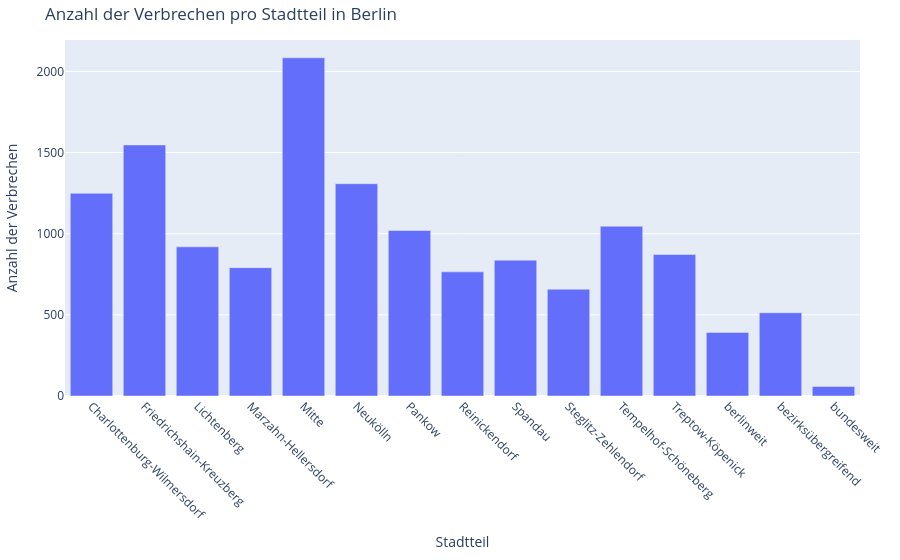

Here is the notebook cell this chart was saved with:
### Code cell
import plotly.express as px

fig = px.bar(loc_df['gesamt'], 
             title="Anzahl der Verbrechen pro Stadtteil in Berlin", 
             labels={'gesamt': 'Anzahl der Verbrechen', 'Stadtteil': 'Stadtteil'}, color_continuous_scale='Viridis')

# Achsenbeschriftung und Layout anpassen
fig.update_layout(
    xaxis_title='Stadtteil',
    yaxis_title='Anzahl der Verbrechen',
    xaxis_tickangle=45,  
    margin=dict(l=40, r=40, t=40, b=60),  
    showlegend=False
)

fig.show()

### Figure 1 — Plotly figure (JSON) as saved in the notebook; plotly's stock layout.template omitted (floating-point values rounded to 4 significant figures)
{"data": [{"alignmentgroup": "True", "hovertemplate": "variable=gesamt<br>location=%{x}<br>value=%{y}<extra></extra>", "legendgroup": "gesamt", "marker": {"color": "#636efa", "pattern": {"shape": ""}}, "name": "gesamt", "offsetgroup": "gesamt", "orientation": "v", "showlegend": true, "textposition": "auto", "type": "bar", "x": ["Charlottenburg-Wilmersdorf", "Friedrichshain-Kreuzberg", "Lichtenberg", "Marzahn-Hellersdorf", "Mitte", "Neukölln", "Pankow", "Reinickendorf", "Spandau", "Steglitz-Zehlendorf", "Tempelhof-Schöneberg", "Treptow-Köpenick", "berlinweit", "bezirksübergreifend", "bundesweit"], "xaxis": "x", "y": [1249, 1547, 919, 791, 2084, 1308, 1020, 765, 837, 658, 1046, 872, 392, 513, 59], "yaxis": "y"}], "layout": {"barmode": "relative", "legend": {"title": {"text": "variable"}, "tracegroupgap": 0}, "margin": {"b": 60, "l": 40, "r": 40, "t": 40}, "showlegend": false, "title": {"text": "Anzahl der Verbrechen pro Stadtteil in Berlin"}, "xaxis": {"anchor": "y", "domain": [0, 1], "tickangle": 45, "title": {"text": "Stadtteil"}}, "yaxis": {"anchor": "x", "domain": [0, 1], "title": {"text": "Anzahl der Verbrechen"}}}}
